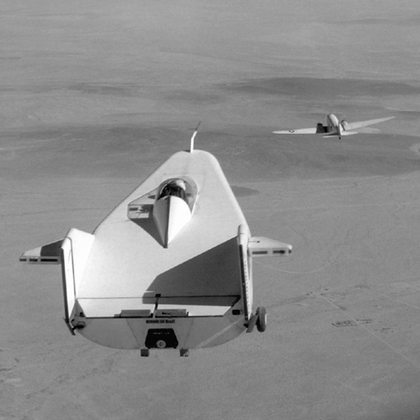
%> input picture images_pour_segm/liftingbody.png, 420 x 420 px, shrunk from 512 x 512 before the run
$ octave --eval "result = egalisation(imread('images_pour_segm/liftingbody.png'));"   (GNU Octave 9; MATLAB toolbox functions it lacks are replaced by stand-ins)
%> lines starting %> are read from the running program, lines starting %| are printed output that depends on the picture
function Iegalisation = egalisation (I)
    [nbLignes, nbColonnes, can] = size(I);
    if(can > 1)
        I = rgb2gray(I); % Si l’image est en couleur, la transformer en niveau de gris
    end

    % ------------------------------
    % Calcul de l'histogramme cumulé
    % ------------------------------

    % Fonction calculHCN déclarée en dessous de egalisation
    HCNoriginale = calculHCN(I);

    % --------------------------------------------
    % Calcul des niveaux de gris après égalisation
    % --------------------------------------------
    NGegalisation = floor(255 * HCNoriginale);

    % ------------------
    % Application du LUT
    % ------------------
    LUT = cast(NGegalisation,'uint8');


    Iegalisation = intlut(I, LUT);
    HCNegalisee = calculHCN(Iegalisation);

    % ---------
    % Affichage
    % ---------

    subplot(4, 3, 3); % Sélectionne le deuxieme cadran de la fenêtre
    imshow(Iegalisation)
    title({'Image égalisée', strcat(['min = ', num2str(min(min(Iegalisation))), ' max = ', num2str(max(max(Iegalisation)))])});

    subplot(4, 3, 6); % Sélectionne le quatrième cadran de la fenêtre
    imhist(Iegalisation);
    axis([-inf +inf -inf +inf]);
    title("Histogramme image égalisée (axes complets)");

    subplot(4, 3, 9); % Sélectionne le sixième cadran de la fenêtre
    imhist(Iegalisation);
    axis([-inf +inf 0 100]);
    title("Histogramme image égalisée (axes tronqués)");

    subplot(4, 3, 12); % Sélectionne le cinquième cadran de la fenêtre
    plot(LUT);
    axis([1 256 0 255]); % Index allant de 1 à 256
    xlabel('NG entrée');
    ylabel('NG sortie');
    title("LUT");
end

function HCN = calculHCN (I)
    [nbLignes, nbColonnes] = size(I);

    % ----------------------------------------------------------------
    % Calcul du nombre d'occurences de chaque niveau de gris de l'image
    % ----------------------------------------------------------------
    nbOccurencesNG = zeros(256, 1);
    totalOccurences = nbLignes * nbColonnes;

    for i = 1:nbLignes
        for j = 1:nbColonnes
            nbOccurencesNG(I(i, j) + 1) = nbOccurencesNG(I(i, j) + 1) + 1;
        endfor
    endfor

    % -----------------------------------
    % Calcul de la densité de probabilité
    % -----------------------------------
    densiteProba = nbOccurencesNG / totalOccurences;

    % ----------------------------------------
    % Calcul de l'histogramme cumulé normalisé
    % ----------------------------------------
    HCN = zeros(256, 1);
    HCN(1, 1) = densiteProba(1, 1);
    for i = 2:256
        HCN(i, 1) = densiteProba(i, 1) + HCN(i - 1, 1);
    endfor
end
%> after the loop in calculHCN, `for i = 1:nbLignes`: nbOccurencesNG = 256 values, max 4819 at index 140, min 0 at index 256, mean 689.1
%> in calculHCN, `densiteProba = nbOccurencesNG / totalOccurences;`: densiteProba = 256 values, max 0.0273 at index 140, min 0 at index 256, mean 0.00391
%> after the loop in calculHCN, `for i = 2:256`: HCN = 256 values from 0.000147 to 1
%> in egalisation, `NGegalisation = floor(255 * HCNoriginale);`: NGegalisation = 256 values from 0 to 255
%> in egalisation, `Iegalisation = intlut(I, LUT);`:
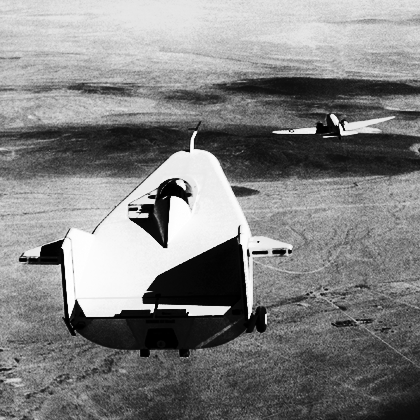
%> Iegalisation: size 420x420 uint8; min 0, max 255, mean 129
%> in egalisation, `HCNegalisee = calculHCN(Iegalisation);`: HCNegalisee = 256 values from 0.00382 to 1
%> `result = egalisation(imread('images_pour_segm/liftingbody.png'));`:
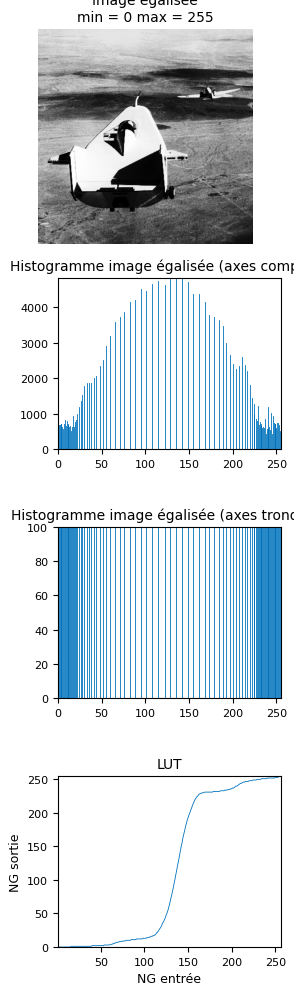
%> figure redrawn from the program's plot data, 4 panels
